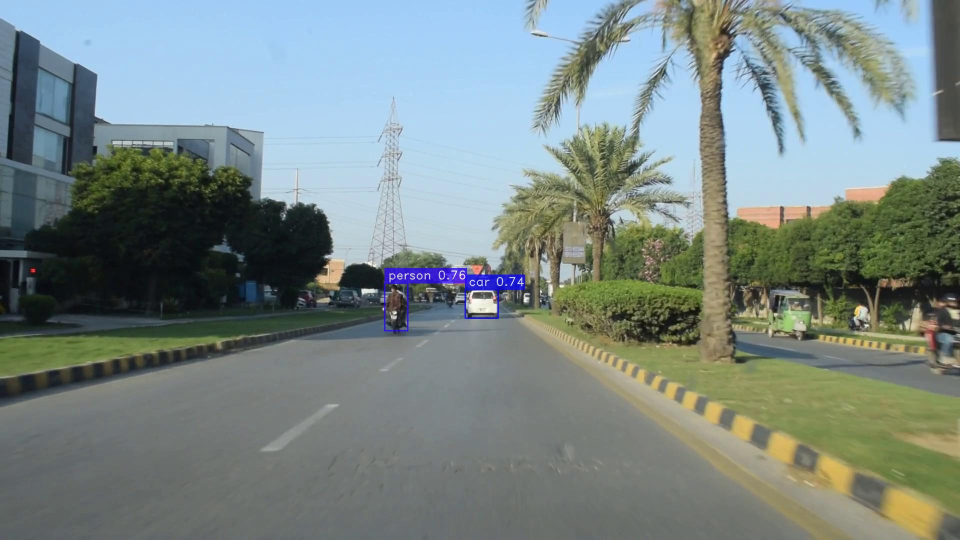
#> input picture Task 4/Input Images/pred1.jpg, 1920 x 1080 px, given in place of street.jpg, which was not available (shown at 1/2 size)
$ jupyter execute task3Finale.ipynb   (shell and % lines are left out)   (older library calls are emulated)   (text cells are left out)
#> lines starting #> are read from the running program, lines starting #| are printed output that depends on the picture; pictures that were not available may be replaced by others from this repository, and a replacement may not be noted
[cell 1]
import matplotlib
# !pip install opencv-python
import matplotlib.pyplot as ajeeb
import cv2
import math
from matplotlib import pyplot as plt
from matplotlib import cm
from matplotlib import image as mpimg
from matplotlib.pyplot import figure
import seaborn as sns
import numpy as np
from scipy import linalg
from scipy.linalg import null_space
# !pip install imageio
import imageio

[cell 2]
# Add your code here
# Load the two images
def normalize_image(image):
    gray_image = cv2.cvtColor(image, cv2.COLOR_BGR2GRAY)
    normalize_image = cv2.normalize(gray_image, None, alpha=0, beta=1, norm_type=cv2.NORM_MINMAX, dtype=cv2.CV_32F)
    normalize_image= cv2.resize(image, (600, 600))
    return normalize_image

image1 = cv2.imread('street.jpg')
#> image1 is the input picture: shape (1080, 1920, 3); mean B, G, R 133.3, 135.4, 122
image2 = cv2.imread('aerial.jpg')
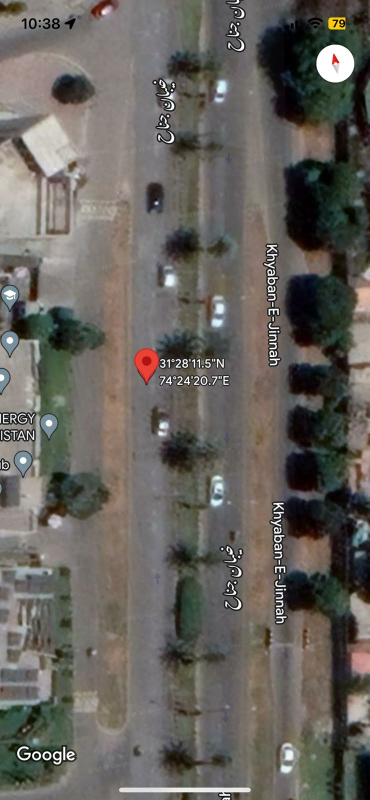
#> input picture Task 4/Task4/aerial.jpg, 739 x 1600 px, found by its file name (shown at 1/2 size)
#> image2 is the input picture: shape (1600, 739, 3); mean B, G, R 93, 98.5, 101.8

image1 = normalize_image(image1)
#> in normalize_image, `gray_image = cv2.cvtColor(image, cv2.COLOR_BGR2GRAY)`:
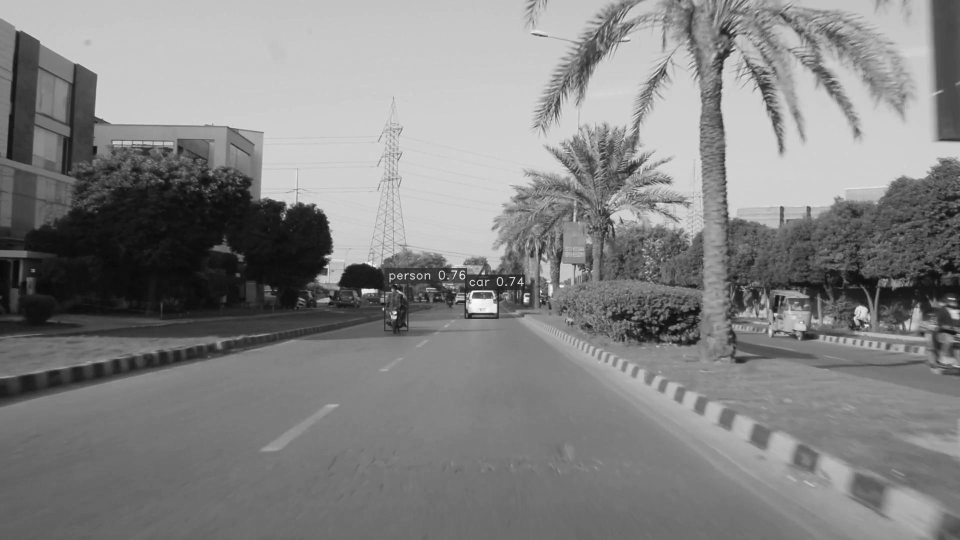
#> gray_image: shape (1080, 1920) (shown at 1/2 size); min 8, max 254, mean 131.2
#> in normalize_image, `normalize_image= cv2.resize(image, (600, 600))`:
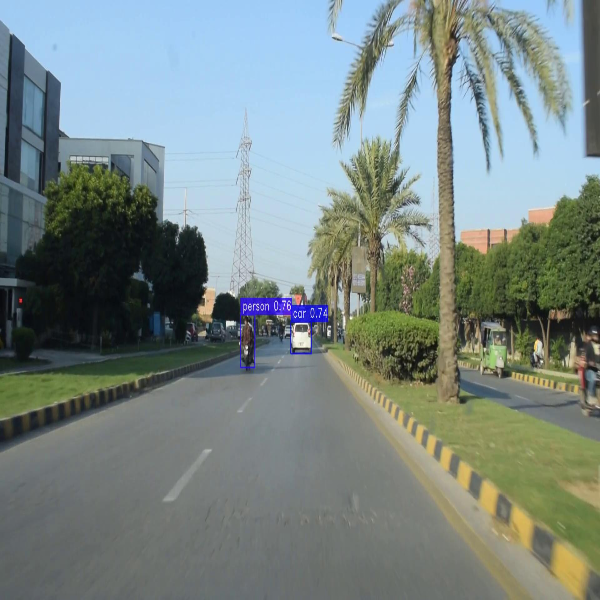
#> normalize_image: shape (600, 600, 3); mean B, G, R 133.3, 135.3, 121.9
image2 = normalize_image(image2)
#> in normalize_image (call 2), `gray_image = cv2.cvtColor(image, cv2.COLOR_BGR2GRAY)`:
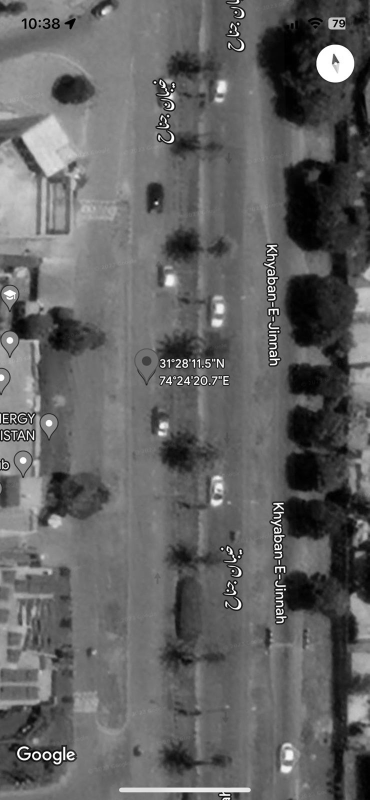
#> gray_image: shape (1600, 739) (shown at 1/2 size); min 0, max 255, mean 98.9
#> in normalize_image (call 2), `normalize_image= cv2.resize(image, (600, 600))`:
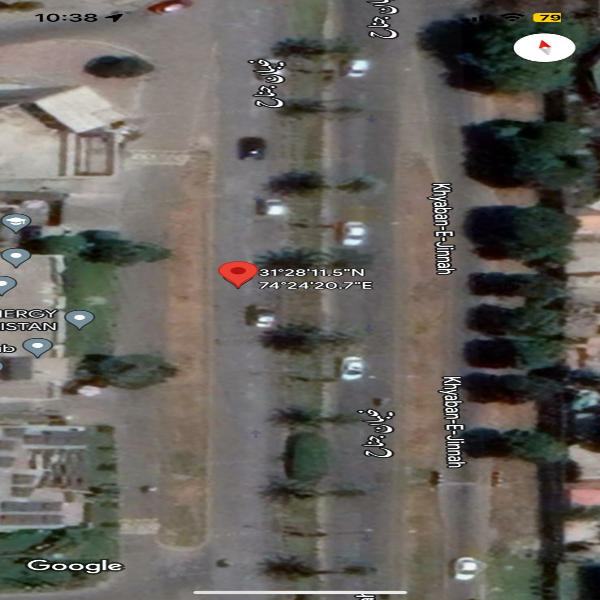
#> normalize_image: shape (600, 600, 3); mean B, G, R 92.9, 98.4, 101.7

# Display the two images
# Add your code here
plt.imshow(image1)
plt.show()

plt.imshow(image2)
plt.show()
